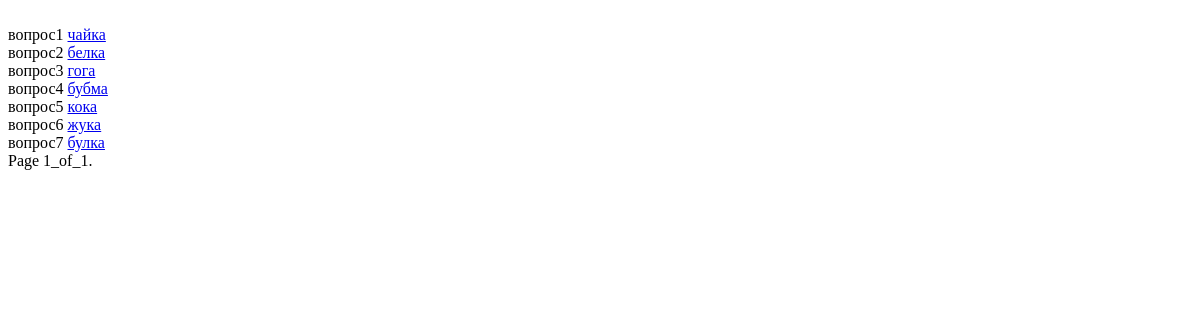
Before: /popular/ with the older database file.
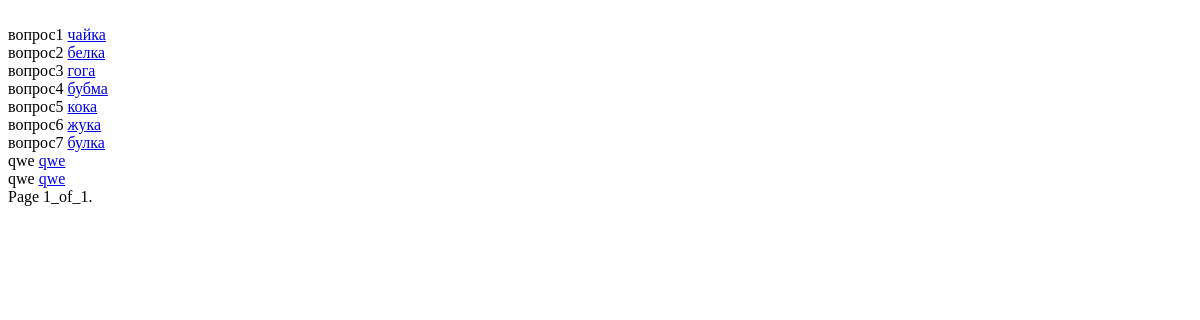
After: the same page with the newer database file.
### qa/models.py (models this page shows)
class Question(models.Model):
    objects = QuestionManager()
    title = models.CharField(max_length=255)
    text = models.TextField()
    added_at = models.DateTimeField(blank=True, auto_now_add=True)
    rating = models.IntegerField(default=0)
    author = models.ForeignKey(User, on_delete=models.CASCADE)
    likes = models.ManyToManyField(User, related_name='likes_user')
    slug = models.SlugField(verbose_name='URL', default=1, max_length=50, unique=False, )

### qa/views.py (the view)
# urls.py: url(r'^popular/', popular_page, name='popular'),
def popular_page(request):
    object_list = Question.objects.popular()
    paginator = Paginator(object_list, 10)
    page = request.GET.get('page')
    if not page:
        page = 1
    try:
        questions = paginator.page(page)
    except PageNotAnInteger:
        questions = paginator.page(1)
    except EmptyPage:
        questions = paginator.page(paginator.num_pages)
    all_pages = int(paginator.num_pages)
    return render(request, 'popular_page.html',
                  {'page': page,
                   'all_pages': all_pages,
                   'questions': questions,
                   })

### qa/models.py (called while the page is built)
    def popular(self):
        return self.order_by('-rating')

### qa/templates/popular_page.html (shortened to what this page needs)
{% for question in questions %}
    {{ question.title }}
    <a class="card-text align-top" href="{% url 'question' slug=question.slug %}">{{question.text}}</a>
{% endfor %}
Page {{ page }}_of_{{ all_pages }}.

Changed rows visible on the page:
added Question: title "qwe", text "qwe"
added Question: title "qwe", text "qwe"
